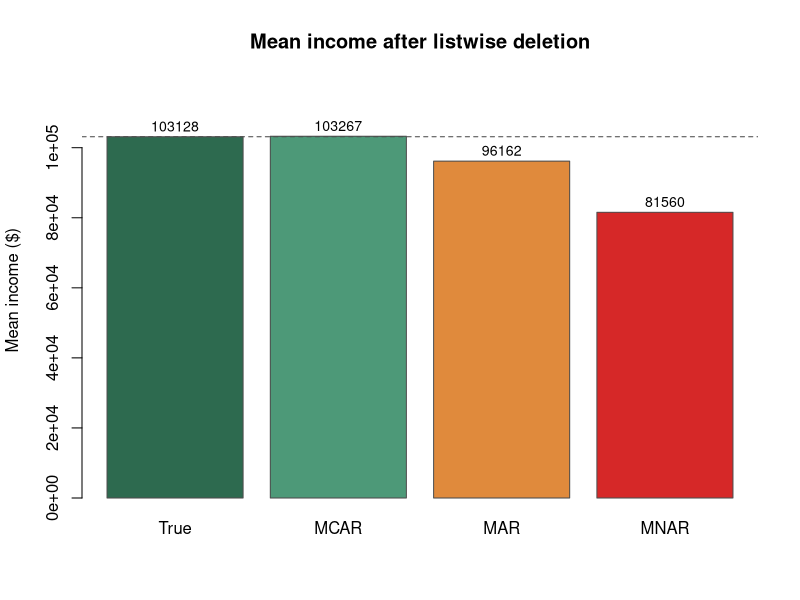
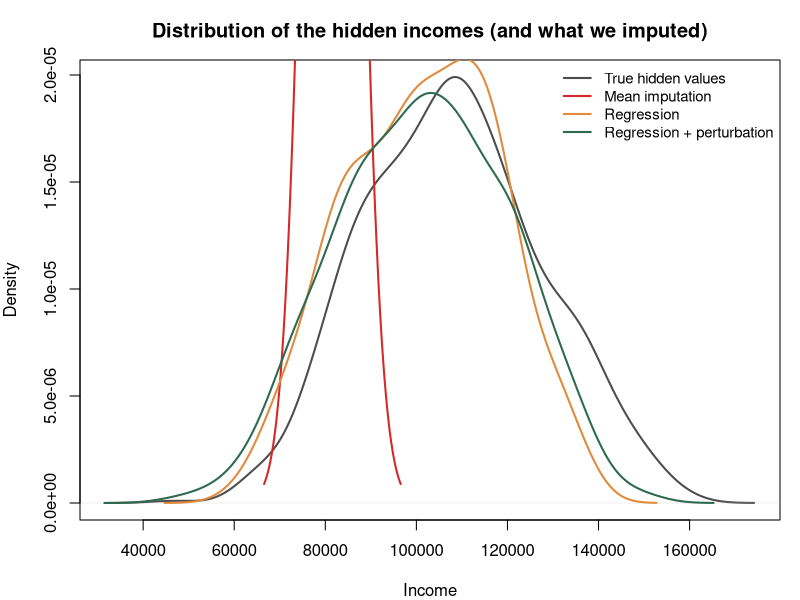

The R source for these figures, in order:
## ---- chunk 1
#| label: setup-toy-data

set.seed(2026)

n <- 1000
age     <- runif(n, 25, 65)
job_yrs <- runif(n, 0, 40)

# True income: depends on age and years of experience
income  <- 20000 + 1500 * age + 800 * job_yrs + rnorm(n, 0, 10000)

dat <- data.frame(age, job_yrs, income)
head(dat)
## ---- chunk 2
#| label: create-missingness

# MCAR: drop 20% of incomes completely at random
mcar  <- dat
mcar$income[sample(n, 200)] <- NA

# MAR: older people skip more often (missingness depends on age, which we observe)
p_miss_mar <- plogis(-5 + 0.1 * dat$age)
mar <- dat
mar$income[as.logical(rbinom(n, 1, p_miss_mar))] <- NA

# MNAR: high-income people skip more often (missingness depends on income itself)
p_miss_mnar <- plogis(-6 + 0.00008 * dat$income)
mnar <- dat
mnar$income[as.logical(rbinom(n, 1, p_miss_mnar))] <- NA

mean_true <- mean(dat$income)
mean_mcar <- mean(mcar$income, na.rm = TRUE)
mean_mar  <- mean(mar$income,  na.rm = TRUE)
mean_mnar <- mean(mnar$income, na.rm = TRUE)

round(c(True = mean_true, MCAR = mean_mcar, MAR = mean_mar, MNAR = mean_mnar))
## ---- chunk 3
#| label: plot-missingness
#| fig-cap: "Listwise-deletion bias by missingness regime. MCAR is safe; MNAR is the dangerous case."
#| fig-width: 7
#| fig-height: 4

means <- c(True = mean_true, MCAR = mean_mcar, MAR = mean_mar, MNAR = mean_mnar)
bars <- barplot(means, col = c("#2d6a4f", "#4d9978", "#e08a3c", "#d62828"),
                border = "gray30",
                main = "Mean income after listwise deletion",
                ylab = "Mean income ($)",
                ylim = c(0, max(means) * 1.15))
text(bars, means + max(means) * 0.03, labels = round(means), cex = 0.85)
abline(h = mean_true, col = "gray30", lty = 2)
## ---- chunk 4
#| label: listwise

# Listwise deletion is just na.omit in R
complete_cases_mnar <- na.omit(mnar)
cat("Original rows:       ", nrow(mnar), "\n")
cat("After listwise drop: ", nrow(complete_cases_mnar), "\n")
cat("Biased mean income:  ", round(mean(complete_cases_mnar$income)), "\n")
## ---- chunk 5
#| label: indicator-approach

# Start with the MAR dataset
mar_ind <- mar
mar_ind$income_missing <- as.integer(is.na(mar_ind$income))
mar_ind$income[is.na(mar_ind$income)] <- 0

# Without interactions — income coefficient gets contaminated by the zeros
fit_bad <- lm(job_yrs ~ age + income + income_missing, data = mar_ind)

# With interactions — effectively two models
fit_good <- lm(job_yrs ~ age + income + income_missing +
                         income:income_missing + age:income_missing,
               data = mar_ind)

summary(fit_good)$coefficients |> round(4)
## ---- chunk 6
#| label: mean-impute

mean_impute <- function(x) {
  x[is.na(x)] <- mean(x, na.rm = TRUE)
  x
}

imputed_mean <- mnar
imputed_mean$income <- mean_impute(imputed_mean$income)

cat("True mean income:        ", round(mean_true), "\n")
cat("Mean-imputed mean income:", round(mean(imputed_mean$income)), "\n")
## ---- chunk 7
#| label: regression-impute

# Fit a model on the complete rows
complete_rows <- mnar[!is.na(mnar$income), ]
missing_rows  <- mnar[is.na(mnar$income),  ]

impute_model <- lm(income ~ age + job_yrs, data = complete_rows)

# Predict for the missing rows
predicted_income <- predict(impute_model, newdata = missing_rows)

imputed_reg <- mnar
imputed_reg$income[is.na(imputed_reg$income)] <- predicted_income

cat("Mean of imputed incomes (regression):", round(mean(predicted_income)), "\n")
cat("Range:",
    round(min(predicted_income)), "to",
    round(max(predicted_income)), "\n")
## ---- chunk 8
#| label: perturb-impute

# Residual standard error from the imputation model
res_sd <- summary(impute_model)$sigma

set.seed(2026)
perturbed <- predicted_income + rnorm(length(predicted_income), 0, res_sd)

imputed_pert <- mnar
imputed_pert$income[is.na(imputed_pert$income)] <- perturbed

cat("Regression-only SD in imputed values:      ", round(sd(predicted_income)), "\n")
cat("Regression+perturbation SD in imputed vals:", round(sd(perturbed)), "\n")
cat("Full dataset SD (true):                    ", round(sd(dat$income)), "\n")
## ---- chunk 9
#| label: plot-impute-compare
#| fig-cap: "Three imputation strategies compared against the true distribution. Mean imputation collapses to a spike; regression collapses to a narrow band; perturbation restores the spread."
#| fig-width: 8
#| fig-height: 4

par(mfrow = c(1, 1), mar = c(4, 4, 3, 1))

missing_idx <- is.na(mnar$income)
true_missing_values <- dat$income[missing_idx]

plot(density(true_missing_values, bw = 5000), lwd = 2, col = "gray30",
     main = "Distribution of the hidden incomes (and what we imputed)",
     xlab = "Income")
lines(density(rep(mean(complete_rows$income), sum(missing_idx)), bw = 5000),
      lwd = 2, col = "#d62828")
lines(density(predicted_income, bw = 5000),
      lwd = 2, col = "#e08a3c")
lines(density(perturbed, bw = 5000),
      lwd = 2, col = "#2d6a4f")
legend("topright",
       legend = c("True hidden values",
                  "Mean imputation",
                  "Regression",
                  "Regression + perturbation"),
       col = c("gray30", "#d62828", "#e08a3c", "#2d6a4f"),
       lwd = 2, bty = "n", cex = 0.9)
